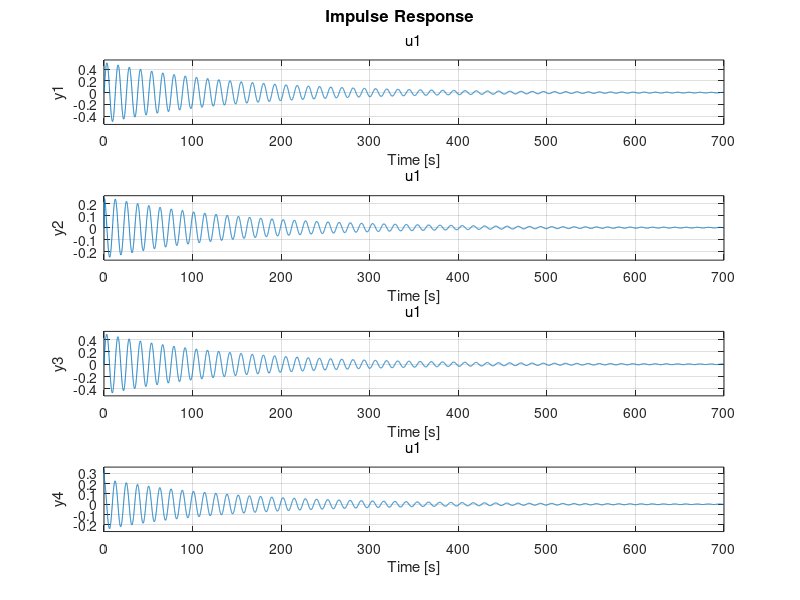

This figure's MATLAB source:
clc; close all; clear all;
k1=1;k2=k1;
c=4;
m1=1;
m2=3;
tF=5;

A=[0,1,0,0;-k2/m1,-c/m1,k2/m1,c/m1;0,0,0,1;k2/m2,c/m2,-(k1+k2)/m2,-c/m2];

B=[0;0;0;k1/m2];
C=eye(4);
D=0;

sys=ss(A,B,C,D)
figure(1);
[y,t]=step(sys);


figure(2);
impulse(sys);
